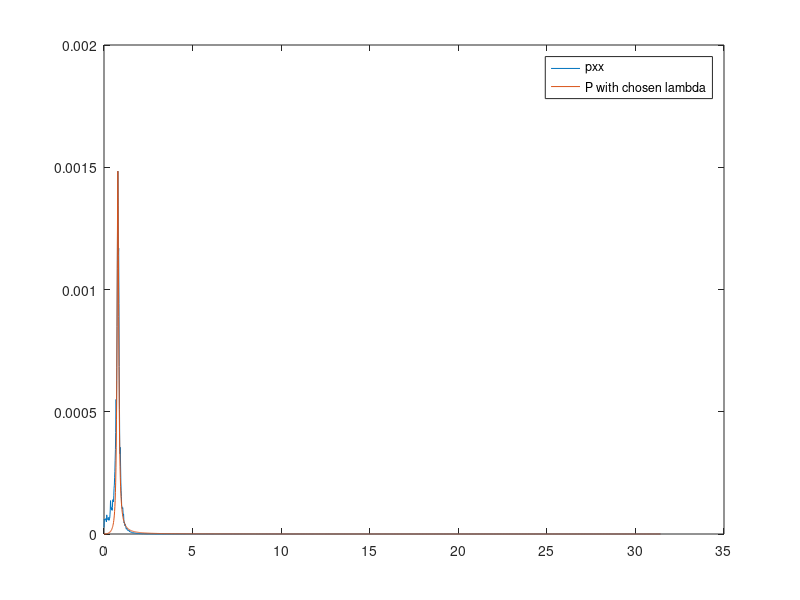

The MATLAB script that drew this image:
clc;
clear all;
close all;

% Initialization

%   From Part 1
om1 = 0.005;    om2 = 0.05;
A1 = 29.354;    A2 = 0.831;
T_sqr = (A2^2*om2^2 - A1^2*om1^2) / (A1^2*om1^4 - A2^2*om2^4);
T = sqrt(T_sqr);
K = A1*om1*sqrt(T^2*om1^2 + 1);

% Part 2
load('wave.mat');
Fs = 10;
window_size = 4096;

[pxx,f] = pwelch(psi_w(2,:)*(pi/180), window_size,[],[],Fs);
omega= 2*pi*f; %rad/s]                  
pxx= pxx./(2*pi); %[s/rad]

figure
plot(omega, pxx);
hold on;
%w_0 was identifyd by the plot 
w_0 = 0.7823; 

%Calculating sigma, sigma^2 was the peak value og the plot
sigma= sqrt(0.001484); 

%Finding lamda 
lambda = 0.07;
Kw = 2*lambda*w_0*sigma;

ss = (Kw^2*omega.^2)./(omega.^4+w_0^4 +2*omega.^2*w_0^2*(-1+2*lambda^2));
plot(omega,ss);
legend('pxx','P with chosen lambda');